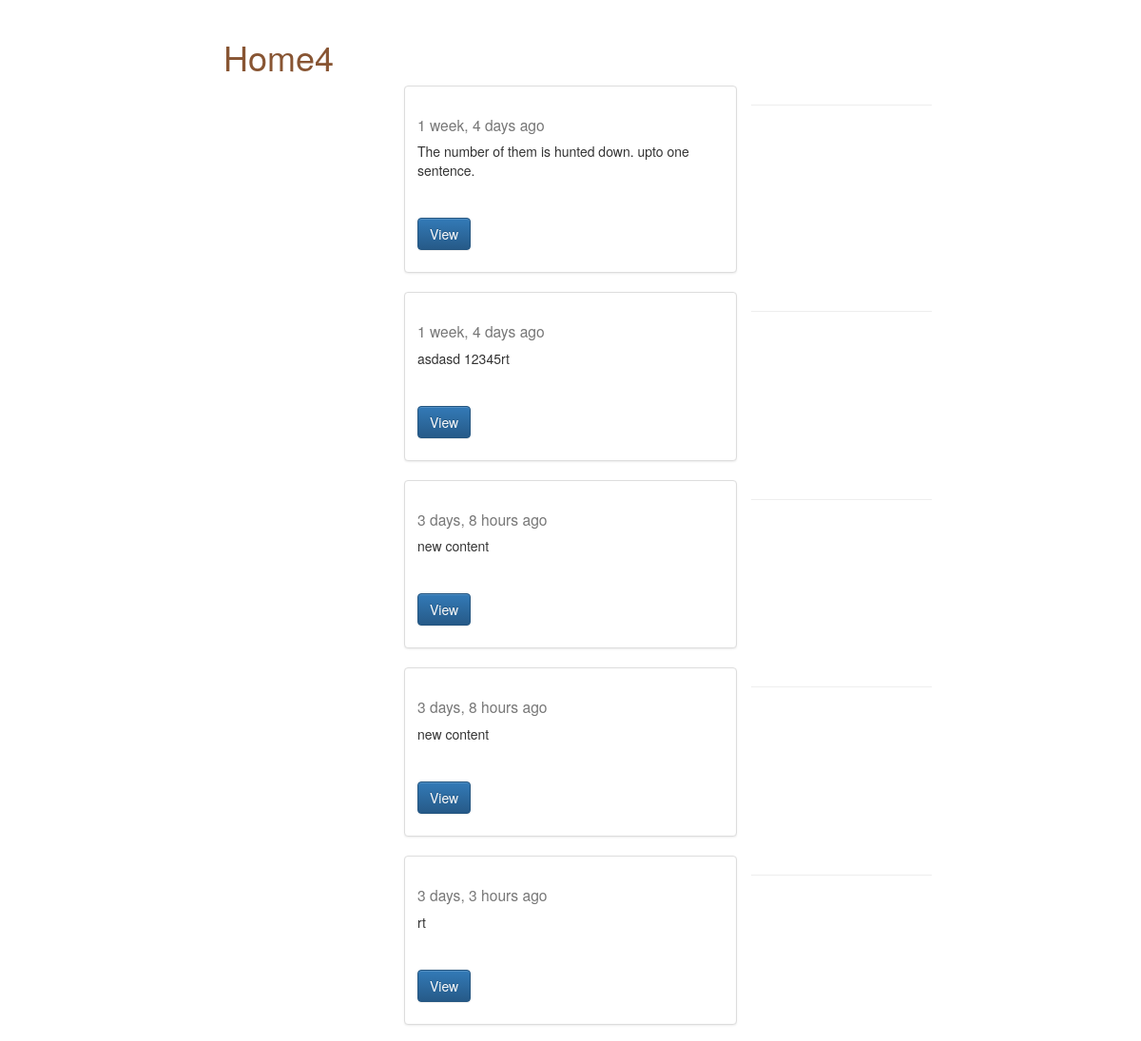
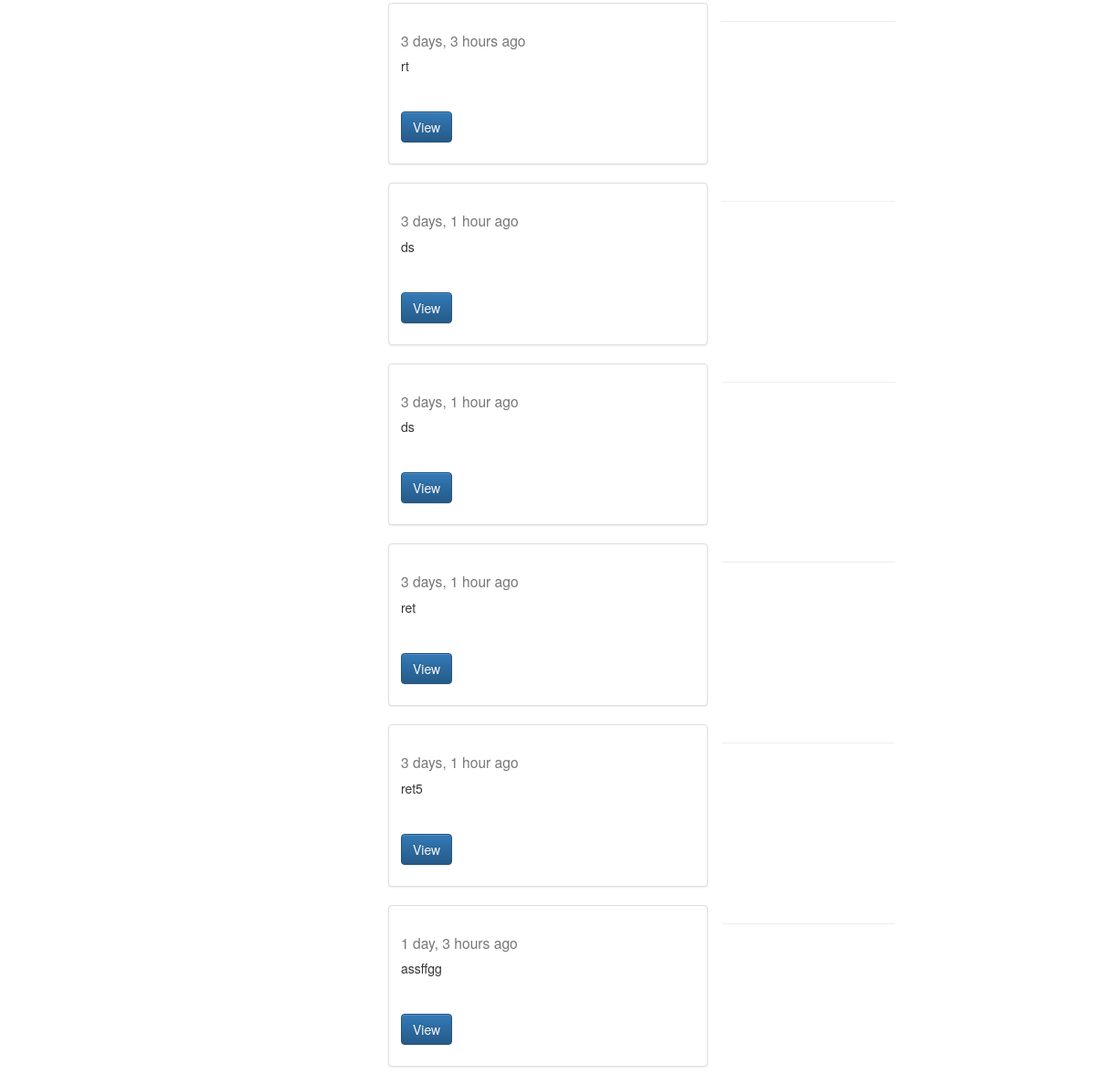
/posts/, run on the app's committed database (2 pictures, top to bottom).
### posts/models.py (models this page shows, shortened)
class Post(models.Model):
	title = models.CharField(max_length=120)
	image = models.ImageField(upload_to=upload_location,
			null=True, blank=True,
			width_field="width_field",
			height_field="height_field")
	height_field = models.IntegerField(default=0)
	width_field = models.IntegerField(default=0)
	content = models.TextField()
	updated = models.DateTimeField(auto_now=True, auto_now_add=False)
	timestamp = models.DateTimeField(auto_now=False, auto_now_add=True)
	def get_absolute_url(self):
		return reverse("posts:detail", kwargs={"id": self.id})

### posts/views.py (the view)
def post_home(request):
	querySet = Post.objects.all()
	if request.user.is_authenticated():
		context = {
		"object_list": querySet,
		"title": "Welcome"
		}
	else:
		context = {
		"object_list": querySet,
		"title":"Home4"
		}
	return render(request, "post_list.html", context)

### Templates/post_list.html (shortened to what this page needs)
{% extends "base.html" %}
{% block content %}
<div class='col-sm-8 col-sm-offset-2'>
	<h1> {{ title }}</h1>
	{% for obj in object_list %}
	<div class="row">
		<div class="col-sm-6 col-sm-offset-3">
			<div class="thumbnail">
				<div class="caption">
					<h3><a href='{{obj.get_absolute_url }}' {{ obj.title }}></a><small>{{ obj.timestamp|timesince }} ago</small></h3>
					<p>{{ obj.content|linebreaks|truncatechars:120 }}<br/></p>
					<p><a href="{{obj.get_absolute_url }}" class="btn btn-primary" role="button">View</a> </p>
				</div>
			</div>
		</div>
		<hr/>
	</div>
		{% endfor %}
	</div>
	{% endblock content %}

### Templates/base.html (shortened to what this page needs)
			{% load staticfiles %}
			<html>
			<head>
				<link rel="stylesheet" href="https://maxcdn.bootstrapcdn.com/bootstrap/3.3.7/css/bootstrap.min.css">
				<link rel="stylesheet" href="https://maxcdn.bootstrapcdn.com/bootstrap/3.3.7/css/bootstrap-theme.min.css">
				<link rel='stylesheet' href='{% static "css/base.css" %}'/>
		</head>
		<body>
			<div class="container">
				{% block content %}{% endblock content %}
			</body>
			</html>

### static/css/base.css (style rules this page uses)
h1 { color: #885533; }

### data on the page
Post: timestamp "1 week, 4 days", content "The number of them is hunted down. upto one sentence."
Post: timestamp "1 week, 4 days", content "asdasd 12345rt"
Post: timestamp "3 days, 8 hours", content "new content"
Post: timestamp "3 days, 8 hours", content "new content"
Post: timestamp "3 days, 3 hours", content "rt"
Post: timestamp "3 days, 3 hours", content "rt"
Post: timestamp "3 days, 1 hour", content "ds"
Post: timestamp "3 days, 1 hour", content "ds"
Post: timestamp "3 days, 1 hour", content "ret"
Post: timestamp "3 days, 1 hour", content "ret5"
Post: timestamp "1 day, 3 hours", content "assffgg"

### other printed values
{{ title }} "Home4"
